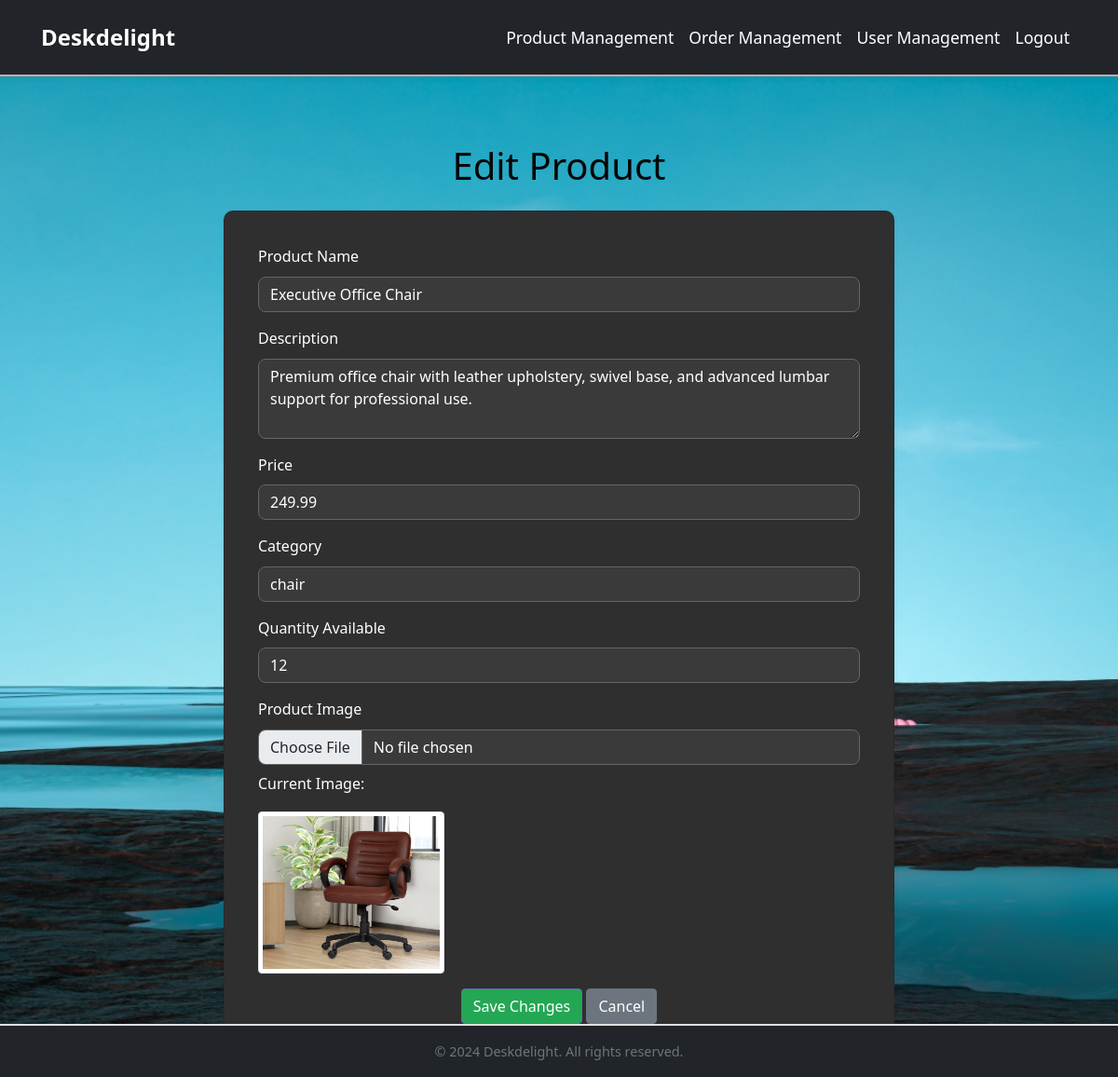
The app's page /edit_product/15/ (signed in), older data.
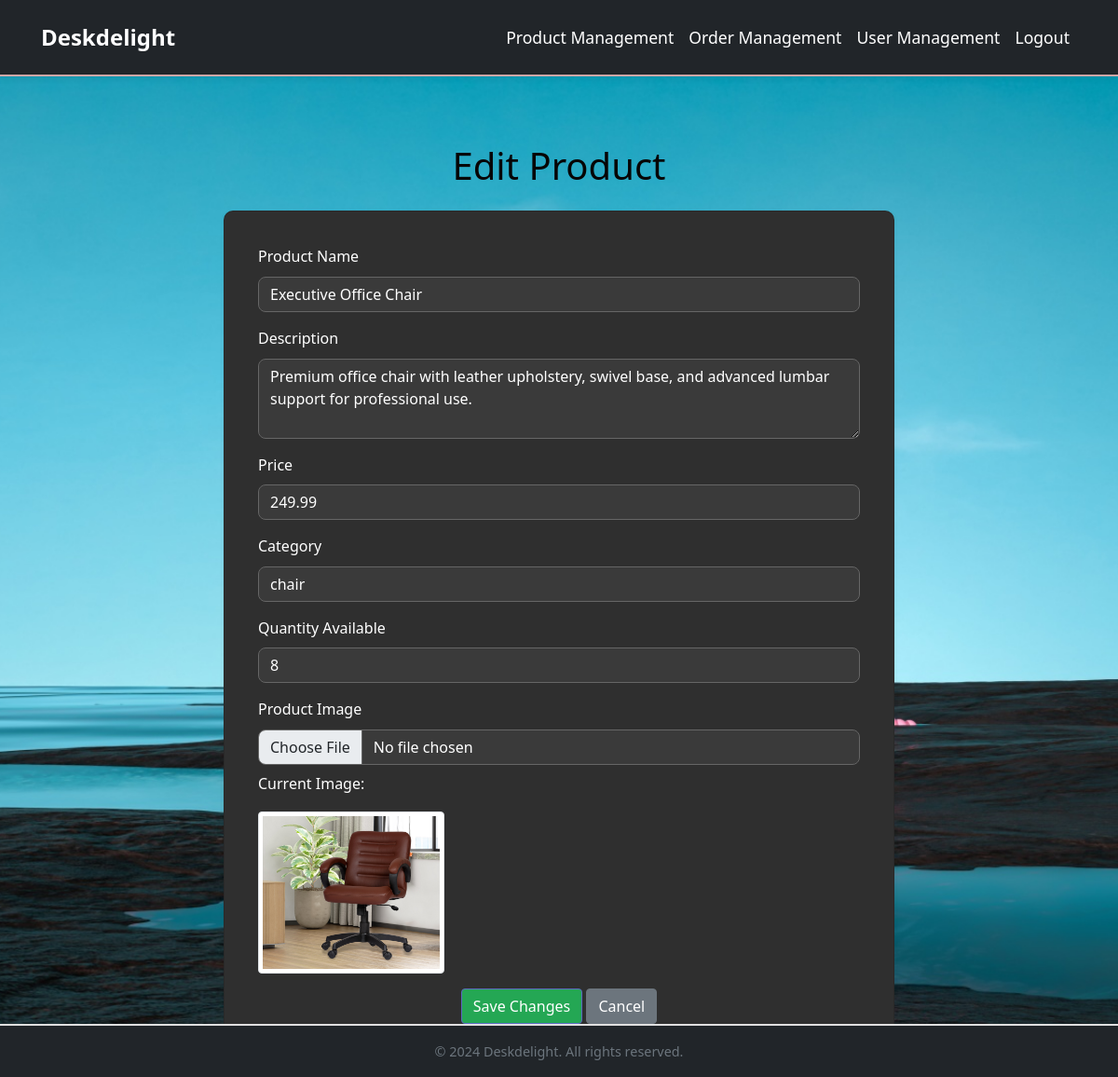
The same page, newer data.
### myapp/models.py (models this page shows, shortened)
class Product(models.Model):
    CATEGORY_CHOICES = [
        ('chair', 'Chair'),
        ('table', 'Table'),
    ]
    name = models.CharField(max_length=255)
    description = models.TextField()
    price = models.DecimalField(max_digits=10, decimal_places=2)
    image = models.ImageField(upload_to='products/', default='products/default.jpg')
    category = models.CharField(
        max_length=50,
        choices=CATEGORY_CHOICES,
        default='chair'
    )
    quantity_available = models.PositiveIntegerField(default=0)  # Track available stock

### myapp/views.py (the view, shortened to what this page needs)
# urls.py: path('edit_product/<int:product_id>/', views.edit_product, name='edit_product'),
def edit_product(request, product_id):
    if not request.user.is_authenticated or not request.user.is_staff:
        messages.error(request, "You are not authorized to edit products.")
        return redirect('admin_login')
    product = get_object_or_404(Product, id=product_id)
    return render(request, 'admin_product_edit.html', {'product': product})

### templates/admin_product_edit.html (shortened to what this page needs)
{% extends 'admin_base.html' %}
{% block content %}
<div class="container mt-5">
    <h1 class="text-center mb-4" style="color: #060505;">Edit Product</h1>
    <div class="row justify-content-center">
        <div class="col-md-8">
            <div class="card shadow-sm" style="background-color: #2f2f2f; padding: 20px; border-radius: 10px;">
                <div class="card-body">
                    <form method="POST" enctype="multipart/form-data">
                        <div class="mb-3">
                            <label for="name" class="form-label text-white">Product Name</label>
                            <input type="text" class="form-control" id="name" name="name" value="{{ product.name }}" required>
                        </div>
                        <div class="mb-3">
                            <label for="description" class="form-label text-white">Description</label>
                            <textarea class="form-control" id="description" name="description" rows="3" required>{{ product.description }}</textarea>
                        </div>
                        <div class="mb-3">
                            <label for="price" class="form-label text-white">Price</label>
                            <input type="number" class="form-control" id="price" name="price" value="{{ product.price }}" step="0.01" required>
                        </div>
                        <div class="mb-3">
                            <label for="category" class="form-label text-white">Category</label>
                            <input type="text" class="form-control" id="category" name="category" value="{{ product.category }}" required>
                        </div>
                        <div class="mb-3">
                            <label for="quantity_available" class="form-label text-white">Quantity Available</label>
                            <input type="number" class="form-control" id="quantity_available" name="quantity_available" value="{{ product.quantity_available }}" required>
                        </div>
                        <div class="mb-3">
                            <label for="image" class="form-label text-white">Product Image</label>
                            <input type="file" class="form-control" id="image" name="image">
                            {% if product.image %}
                            <div class="mt-2">
                                <p class="text-white">Current Image:</p>
                                <img src="{{ product.image.url }}" alt="{{ product.name }}" class="img-thumbnail" style="max-width: 200px;">
                            </div>
                            {% endif %}
                        </div>
                        <div class="text-center">
                            <button type="submit" class="btn btn-primary">Save Changes</button>
                            <a href="{% url 'product_management' %}" class="btn btn-secondary">Cancel</a>
                        </div>
                    </form>
                </div>
            </div>
        </div>
    </div>
</div>
{% endblock %}

Row changes from the older to the newer data that the page shows:
changed Product "Executive Office Chair": quantity_available "12" → "8"
